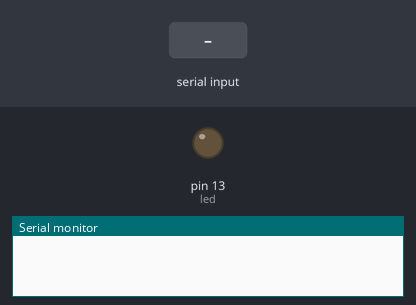
Bench run of a sketch on a simulated Arduino Uno, built with avr-gcc and run on an emulated ATmega328P. On the bench: output pins drawn as LEDs (lit = HIGH), the last lines printed to the serial monitor. Inputs (shaded band) come from the test bench.

Above: at 1.2 s.
1.3 s: "A" received over Serial
At 1.9 s:
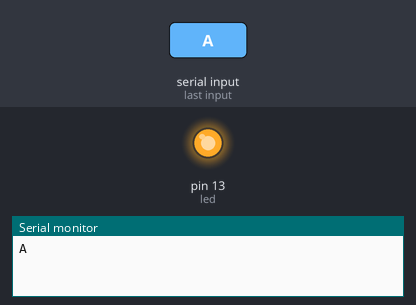
2.8 s: "B" received over Serial
At 3.1 s:
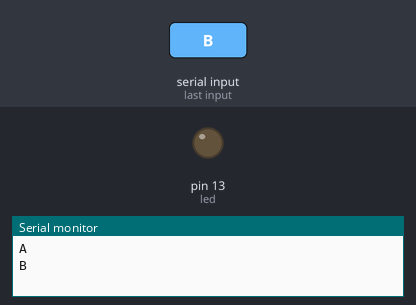
Timing chart, 0 to 5.8 s (numbered marks = the images above; inputs shaded):
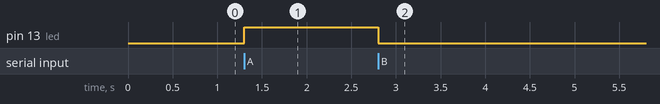

Measured:
- after the input at 1.3 s, pin 13 (led): LOW → HIGH at once
- after the input at 2.8 s, pin 13 (led): HIGH → LOW at once

The sketch:

bluethoothModule.ino
```cpp
int led = 13;
char data;

void setup() {
  Serial.begin(9600);
  pinMode(led, OUTPUT);
}

void loop()
{
  if (Serial.available() > 0)
  {
    data = Serial.read();
    Serial.println(data);

    if (data == 'A') {
      digitalWrite(led, HIGH);
    } else if (data == 'B') {
      digitalWrite(led, LOW);
    }
  }
}
```
